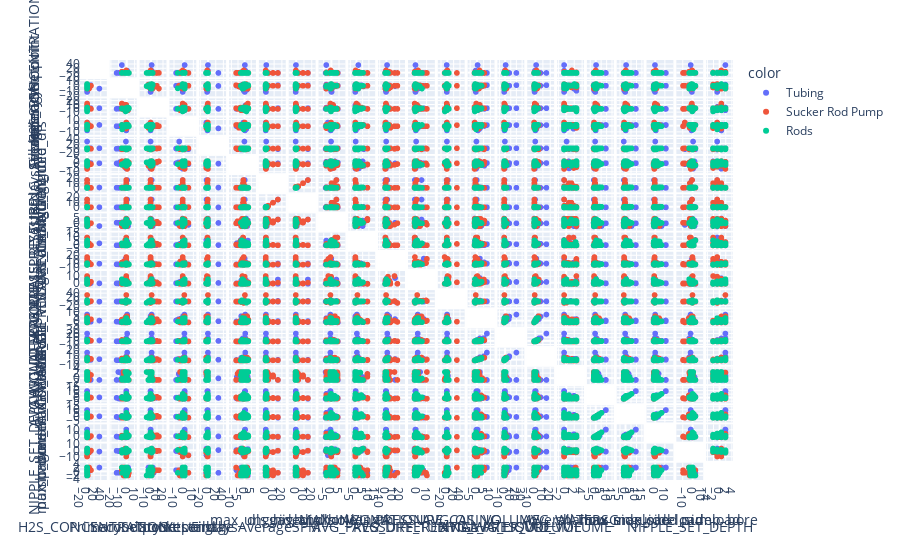

The code cell stored with this chart in its notebook:
### Markdown cell above
## Fit and Run PCA

### Code cell
import plotly.express as px
pca = PCA(n_components='mle')
components = pca.fit_transform(test_data)
labels = {
    str(i): f"PC {i+1} ({var:.1f}%)"
    for i, var in enumerate(pca.explained_variance_ratio_ * 100)
}

fig = px.scatter_matrix(
    test_data,
    dimensions=quan_cols,
    color=full_data["FAILURETYPE"]
)
fig.update_traces(diagonal_visible=False)
fig.show()

### Figure 1 — Plotly figure (JSON) as saved in the notebook; plotly's stock layout.template omitted (floating-point values rounded to 4 significant figures; data arrays with more than 128 entries replaced by an {"elided": "..."} marker saying what was removed)
{"data": [{"diagonal": {"visible": false}, "dimensions": [{"axis": {"matches": true}, "label": "H2S_CONCENTRATION", "values": {"elided": "874 float values"}}, {"axis": {"matches": true}, "label": "PrimarySetpoint", "values": {"elided": "874 float values"}}, {"axis": {"matches": true}, "label": "SecondarySetpoint", "values": {"elided": "874 float values"}}, {"axis": {"matches": true}, "label": "StrokeLength", "values": {"elided": "874 float values"}}, {"axis": {"matches": true}, "label": "Fillage", "values": {"elided": "874 float values"}}, {"axis": {"matches": true}, "label": "YesterdaysAverageSPM", "values": {"elided": "874 float values"}}, {"axis": {"matches": true}, "label": "max_unguided_dls", "values": {"elided": "874 float values"}}, {"axis": {"matches": true}, "label": "dls_high_in_hole", "values": {"elided": "874 float values"}}, {"axis": {"matches": true}, "label": "gas_anchor_length", "values": {"elided": "874 float values"}}, {"axis": {"matches": true}, "label": "MAX_INCLINATION", "values": {"elided": "874 float values"}}, {"axis": {"matches": true}, "label": "AVG_PRESSURE_TUBING", "values": {"elided": "874 float values"}}, {"axis": {"matches": true}, "label": "AVG_PRESSURE_CASING", "values": {"elided": "874 float values"}}, {"axis": {"matches": true}, "label": "AVG_DIFFERENTIAL_PRESSURE", "values": {"elided": "874 float values"}}, {"axis": {"matches": true}, "label": "AVG_OIL_VOLUME", "values": {"elided": "874 float values"}}, {"axis": {"matches": true}, "label": "AVG_WATER_VOLUME", "values": {"elided": "874 float values"}}, {"axis": {"matches": true}, "label": "AVG_LIQUID_VOLUME", "values": {"elided": "874 float values"}}, {"axis": {"matches": true}, "label": "AVG_WATERSG", "values": {"elided": "874 float values"}}, {"axis": {"matches": true}, "label": "overall_max_sideload", "values": {"elided": "874 float values"}}, {"axis": {"matches": true}, "label": "shallow_max_sideload", "values": {"elided": "874 float values"}}, {"axis": {"matches": true}, "label": "max_unguided_sideload", "values": {"elided": "874 float values"}}, {"axis": {"matches": true}, "label": "NIPPLE_SET_DEPTH", "values": {"elided": "874 float values"}}, {"axis": {"matches": true}, "label": "pump_bore", "values": {"elided": "874 float values"}}], "hovertemplate": "color=Tubing<br>%{xaxis.title.text}=%{x}<br>%{yaxis.title.text}=%{y}<extra></extra>", "legendgroup": "Tubing", "marker": {"color": "#636efa", "symbol": "circle"}, "name": "Tubing", "showlegend": true, "type": "splom"}, {"diagonal": {"visible": false}, "dimensions": [{"axis": {"matches": true}, "label": "H2S_CONCENTRATION", "values": {"elided": "590 float values"}}, {"axis": {"matches": true}, "label": "PrimarySetpoint", "values": {"elided": "590 float values"}}, {"axis": {"matches": true}, "label": "SecondarySetpoint", "values": {"elided": "590 float values"}}, {"axis": {"matches": true}, "label": "StrokeLength", "values": {"elided": "590 float values"}}, {"axis": {"matches": true}, "label": "Fillage", "values": {"elided": "590 float values"}}, {"axis": {"matches": true}, "label": "YesterdaysAverageSPM", "values": {"elided": "590 float values"}}, {"axis": {"matches": true}, "label": "max_unguided_dls", "values": {"elided": "590 float values"}}, {"axis": {"matches": true}, "label": "dls_high_in_hole", "values": {"elided": "590 float values"}}, {"axis": {"matches": true}, "label": "gas_anchor_length", "values": {"elided": "590 float values"}}, {"axis": {"matches": true}, "label": "MAX_INCLINATION", "values": {"elided": "590 float values"}}, {"axis": {"matches": true}, "label": "AVG_PRESSURE_TUBING", "values": {"elided": "590 float values"}}, {"axis": {"matches": true}, "label": "AVG_PRESSURE_CASING", "values": {"elided": "590 float values"}}, {"axis": {"matches": true}, "label": "AVG_DIFFERENTIAL_PRESSURE", "values": {"elided": "590 float values"}}, {"axis": {"matches": true}, "label": "AVG_OIL_VOLUME", "values": {"elided": "590 float values"}}, {"axis": {"matches": true}, "label": "AVG_WATER_VOLUME", "values": {"elided": "590 float values"}}, {"axis": {"matches": true}, "label": "AVG_LIQUID_VOLUME", "values": {"elided": "590 float values"}}, {"axis": {"matches": true}, "label": "AVG_WATERSG", "values": {"elided": "590 float values"}}, {"axis": {"matches": true}, "label": "overall_max_sideload", "values": {"elided": "590 float values"}}, {"axis": {"matches": true}, "label": "shallow_max_sideload", "values": {"elided": "590 float values"}}, {"axis": {"matches": true}, "label": "max_unguided_sideload", "values": {"elided": "590 float values"}}, {"axis": {"matches": true}, "label": "NIPPLE_SET_DEPTH", "values": {"elided": "590 float values"}}, {"axis": {"matches": true}, "label": "pump_bore", "values": {"elided": "590 float values"}}], "hovertemplate": "color=Sucker Rod Pump<br>%{xaxis.title.text}=%{x}<br>%{yaxis.title.text}=%{y}<extra></extra>", "legendgroup": "Sucker Rod Pump", "marker": {"color": "#EF553B", "symbol": "circle"}, "name": "Sucker Rod Pump", "showlegend": true, "type": "splom"}, {"diagonal": {"visible": false}, "dimensions": [{"axis": {"matches": true}, "label": "H2S_CONCENTRATION", "values": {"elided": "207 float values"}}, {"axis": {"matches": true}, "label": "PrimarySetpoint", "values": {"elided": "207 float values"}}, {"axis": {"matches": true}, "label": "SecondarySetpoint", "values": {"elided": "207 float values"}}, {"axis": {"matches": true}, "label": "StrokeLength", "values": {"elided": "207 float values"}}, {"axis": {"matches": true}, "label": "Fillage", "values": {"elided": "207 float values"}}, {"axis": {"matches": true}, "label": "YesterdaysAverageSPM", "values": {"elided": "207 float values"}}, {"axis": {"matches": true}, "label": "max_unguided_dls", "values": {"elided": "207 float values"}}, {"axis": {"matches": true}, "label": "dls_high_in_hole", "values": {"elided": "207 float values"}}, {"axis": {"matches": true}, "label": "gas_anchor_length", "values": {"elided": "207 float values"}}, {"axis": {"matches": true}, "label": "MAX_INCLINATION", "values": {"elided": "207 float values"}}, {"axis": {"matches": true}, "label": "AVG_PRESSURE_TUBING", "values": {"elided": "207 float values"}}, {"axis": {"matches": true}, "label": "AVG_PRESSURE_CASING", "values": {"elided": "207 float values"}}, {"axis": {"matches": true}, "label": "AVG_DIFFERENTIAL_PRESSURE", "values": {"elided": "207 float values"}}, {"axis": {"matches": true}, "label": "AVG_OIL_VOLUME", "values": {"elided": "207 float values"}}, {"axis": {"matches": true}, "label": "AVG_WATER_VOLUME", "values": {"elided": "207 float values"}}, {"axis": {"matches": true}, "label": "AVG_LIQUID_VOLUME", "values": {"elided": "207 float values"}}, {"axis": {"matches": true}, "label": "AVG_WATERSG", "values": {"elided": "207 float values"}}, {"axis": {"matches": true}, "label": "overall_max_sideload", "values": {"elided": "207 float values"}}, {"axis": {"matches": true}, "label": "shallow_max_sideload", "values": {"elided": "207 float values"}}, {"axis": {"matches": true}, "label": "max_unguided_sideload", "values": {"elided": "207 float values"}}, {"axis": {"matches": true}, "label": "NIPPLE_SET_DEPTH", "values": {"elided": "207 float values"}}, {"axis": {"matches": true}, "label": "pump_bore", "values": {"elided": "207 float values"}}], "hovertemplate": "color=Rods<br>%{xaxis.title.text}=%{x}<br>%{yaxis.title.text}=%{y}<extra></extra>", "legendgroup": "Rods", "marker": {"color": "#00cc96", "symbol": "circle"}, "name": "Rods", "showlegend": true, "type": "splom"}], "layout": {"dragmode": "select", "legend": {"title": {"text": "color"}, "tracegroupgap": 0}, "margin": {"t": 60}}}
